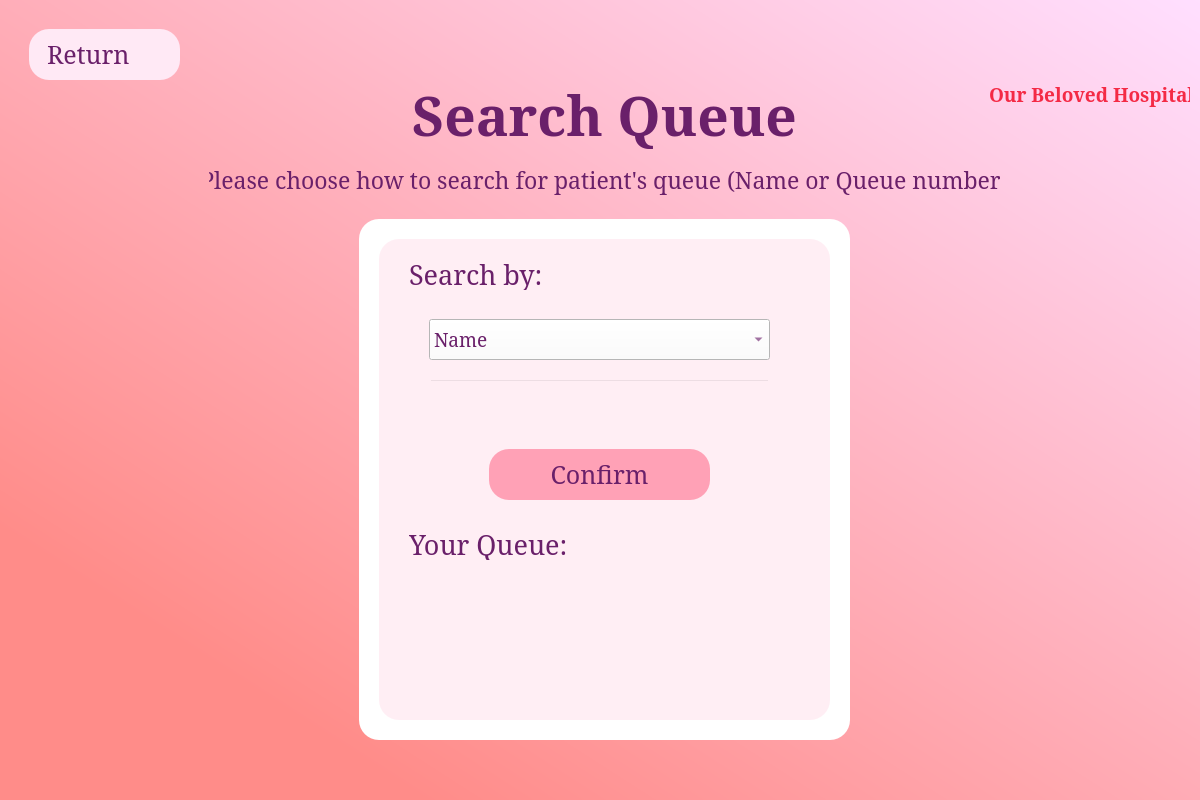
<?xml version="1.0" encoding="UTF-8"?>
<ui version="4.0">
 <class>Dialog</class>
 <widget class="QDialog" name="Dialog">
  <property name="geometry">
   <rect>
    <x>0</x>
    <y>0</y>
    <width>1200</width>
    <height>800</height>
   </rect>
  </property>
  <property name="windowTitle">
   <string>Dialog</string>
  </property>
  <widget class="QWidget" name="infowidget" native="true">
   <property name="geometry">
    <rect>
     <x>-1</x>
     <y>-1</y>
     <width>1201</width>
     <height>801</height>
    </rect>
   </property>
   <property name="font">
    <font>
     <family>Constantia</family>
    </font>
   </property>
   <property name="styleSheet">
    <string notr="true">QWidget#infowidget{
background-color:qlineargradient(spread:pad, x1:0.187, y1:0.840909, x2:1, y2:0, stop:0 rgba(255, 140, 137, 255), stop:1 rgba(255, 223, 255, 255));}</string>
   </property>
   <widget class="QLabel" name="label">
    <property name="geometry">
     <rect>
      <x>360</x>
      <y>80</y>
      <width>491</width>
      <height>71</height>
     </rect>
    </property>
    <property name="font">
     <font>
      <family>Constantia</family>
      <pointsize>41</pointsize>
      <weight>75</weight>
      <italic>false</italic>
      <bold>true</bold>
     </font>
    </property>
    <property name="styleSheet">
     <string notr="true">color: rgb(106, 32, 106);</string>
    </property>
    <property name="text">
     <string>Search Queue</string>
    </property>
    <property name="alignment">
     <set>Qt::AlignCenter</set>
    </property>
   </widget>
   <widget class="QComboBox" name="priority">
    <property name="geometry">
     <rect>
      <x>430</x>
      <y>320</y>
      <width>341</width>
      <height>41</height>
     </rect>
    </property>
    <property name="font">
     <font>
      <family>Constantia</family>
      <pointsize>14</pointsize>
     </font>
    </property>
    <property name="styleSheet">
     <string notr="true">background-color:rgb(255, 255, 255);
color: rgb(106, 32, 106);</string>
    </property>
    <item>
     <property name="text">
      <string>Name</string>
     </property>
    </item>
    <item>
     <property name="text">
      <string>Queue Number</string>
     </property>
    </item>
   </widget>
   <widget class="QLabel" name="label_3">
    <property name="geometry">
     <rect>
      <x>410</x>
      <y>260</y>
      <width>181</width>
      <height>31</height>
     </rect>
    </property>
    <property name="font">
     <font>
      <family>Constantia</family>
      <pointsize>20</pointsize>
      <weight>50</weight>
      <italic>false</italic>
      <bold>false</bold>
     </font>
    </property>
    <property name="styleSheet">
     <string notr="true">font: &quot;Constantia&quot;;
color: rgb(106, 32, 106);</string>
    </property>
    <property name="text">
     <string>Search by:</string>
    </property>
   </widget>
   <widget class="QLabel" name="label_4">
    <property name="geometry">
     <rect>
      <x>410</x>
      <y>530</y>
      <width>321</width>
      <height>31</height>
     </rect>
    </property>
    <property name="font">
     <font>
      <family>Constantia</family>
      <pointsize>20</pointsize>
      <weight>50</weight>
      <italic>false</italic>
      <bold>false</bold>
     </font>
    </property>
    <property name="styleSheet">
     <string notr="true">font: &quot;Constantia&quot;;
color: rgb(106, 32, 106);</string>
    </property>
    <property name="text">
     <string>Your Queue: </string>
    </property>
   </widget>
   <widget class="QPushButton" name="confirm">
    <property name="geometry">
     <rect>
      <x>490</x>
      <y>450</y>
      <width>221</width>
      <height>51</height>
     </rect>
    </property>
    <property name="font">
     <font>
      <family>Constantia</family>
      <pointsize>19</pointsize>
     </font>
    </property>
    <property name="styleSheet">
     <string notr="true">border-radius:20;
background-color: rgb(255, 161, 182);
color: rgb(106, 32, 106);</string>
    </property>
    <property name="text">
     <string>Confirm</string>
    </property>
   </widget>
   <widget class="QLabel" name="error">
    <property name="geometry">
     <rect>
      <x>510</x>
      <y>690</y>
      <width>351</width>
      <height>21</height>
     </rect>
    </property>
    <property name="styleSheet">
     <string notr="true">font: 12pt &quot;OCR A Extended&quot;;
color: rgb(255, 0, 0);</string>
    </property>
    <property name="text">
     <string/>
    </property>
   </widget>
   <widget class="QPushButton" name="returnbutt">
    <property name="geometry">
     <rect>
      <x>30</x>
      <y>30</y>
      <width>151</width>
      <height>51</height>
     </rect>
    </property>
    <property name="font">
     <font>
      <family>Constantia</family>
      <pointsize>19</pointsize>
     </font>
    </property>
    <property name="toolTip">
     <string>&lt;html&gt;&lt;head/&gt;&lt;body&gt;&lt;p&gt;Return&lt;/p&gt;&lt;/body&gt;&lt;/html&gt;</string>
    </property>
    <property name="layoutDirection">
     <enum>Qt::LeftToRight</enum>
    </property>
    <property name="styleSheet">
     <string notr="true">border-radius:20;
background-color: rgb(255, 233, 245);
color: rgb(106, 32, 106);</string>
    </property>
    <property name="text">
     <string>Return     </string>
    </property>
   </widget>
   <widget class="QLineEdit" name="name">
    <property name="geometry">
     <rect>
      <x>430</x>
      <y>380</y>
      <width>341</width>
      <height>41</height>
     </rect>
    </property>
    <property name="font">
     <font>
      <family>Constantia</family>
      <pointsize>14</pointsize>
      <weight>50</weight>
      <italic>false</italic>
      <bold>false</bold>
     </font>
    </property>
    <property name="styleSheet">
     <string notr="true">background-color:rgba(0,0,0,0);
color: rgb(106, 32, 106);</string>
    </property>
   </widget>
   <widget class="QPushButton" name="pushButton_4">
    <property name="geometry">
     <rect>
      <x>360</x>
      <y>220</y>
      <width>491</width>
      <height>521</height>
     </rect>
    </property>
    <property name="styleSheet">
     <string notr="true">border-radius:20;
background-color: rgb(255, 255, 255);
border-color: rgb(255, 85, 127);
font: 18pt;</string>
    </property>
    <property name="text">
     <string/>
    </property>
   </widget>
   <widget class="QPushButton" name="pushButton_2">
    <property name="geometry">
     <rect>
      <x>380</x>
      <y>240</y>
      <width>451</width>
      <height>481</height>
     </rect>
    </property>
    <property name="styleSheet">
     <string notr="true">border-radius:20;
border-color: rgb(255, 85, 127);
font: 18pt;
background-color: rgb(255, 238, 244);</string>
    </property>
    <property name="text">
     <string/>
    </property>
   </widget>
   <widget class="QLabel" name="label_5">
    <property name="geometry">
     <rect>
      <x>210</x>
      <y>140</y>
      <width>791</width>
      <height>81</height>
     </rect>
    </property>
    <property name="font">
     <font>
      <family>Constantia</family>
      <pointsize>17</pointsize>
      <weight>50</weight>
      <italic>false</italic>
      <bold>false</bold>
     </font>
    </property>
    <property name="styleSheet">
     <string notr="true">color: rgb(106, 32, 106);</string>
    </property>
    <property name="text">
     <string>Please choose how to search for patient's queue (Name or Queue number)</string>
    </property>
    <property name="alignment">
     <set>Qt::AlignCenter</set>
    </property>
   </widget>
   <widget class="QLabel" name="label_8">
    <property name="geometry">
     <rect>
      <x>990</x>
      <y>80</y>
      <width>201</width>
      <height>31</height>
     </rect>
    </property>
    <property name="font">
     <font>
      <family>Constantia</family>
      <pointsize>14</pointsize>
      <weight>75</weight>
      <italic>false</italic>
      <bold>true</bold>
     </font>
    </property>
    <property name="styleSheet">
     <string notr="true">
color: rgb(244, 42, 69);</string>
    </property>
    <property name="text">
     <string>Our Beloved Hospital</string>
    </property>
   </widget>
   <widget class="QLabel" name="label_9">
    <property name="geometry">
     <rect>
      <x>1050</x>
      <y>10</y>
      <width>81</width>
      <height>71</height>
     </rect>
    </property>
    <property name="text">
     <string/>
    </property>
    <property name="pixmap">
     <pixmap>logo rere.png</pixmap>
    </property>
   </widget>
   <widget class="QLabel" name="label_15">
    <property name="geometry">
     <rect>
      <x>560</x>
      <y>620</y>
      <width>81</width>
      <height>61</height>
     </rect>
    </property>
    <property name="text">
     <string/>
    </property>
    <property name="pixmap">
     <pixmap>q rere.png</pixmap>
    </property>
   </widget>
   <widget class="QLabel" name="label_10">
    <property name="geometry">
     <rect>
      <x>130</x>
      <y>30</y>
      <width>41</width>
      <height>51</height>
     </rect>
    </property>
    <property name="font">
     <font>
      <pointsize>1</pointsize>
     </font>
    </property>
    <property name="text">
     <string/>
    </property>
    <property name="pixmap">
     <pixmap>back re.png</pixmap>
    </property>
   </widget>
   <zorder>pushButton_4</zorder>
   <zorder>pushButton_2</zorder>
   <zorder>label</zorder>
   <zorder>priority</zorder>
   <zorder>label_3</zorder>
   <zorder>label_4</zorder>
   <zorder>confirm</zorder>
   <zorder>error</zorder>
   <zorder>returnbutt</zorder>
   <zorder>name</zorder>
   <zorder>label_5</zorder>
   <zorder>label_8</zorder>
   <zorder>label_9</zorder>
   <zorder>label_15</zorder>
   <zorder>label_10</zorder>
  </widget>
 </widget>
 <resources/>
 <connections/>
</ui>
